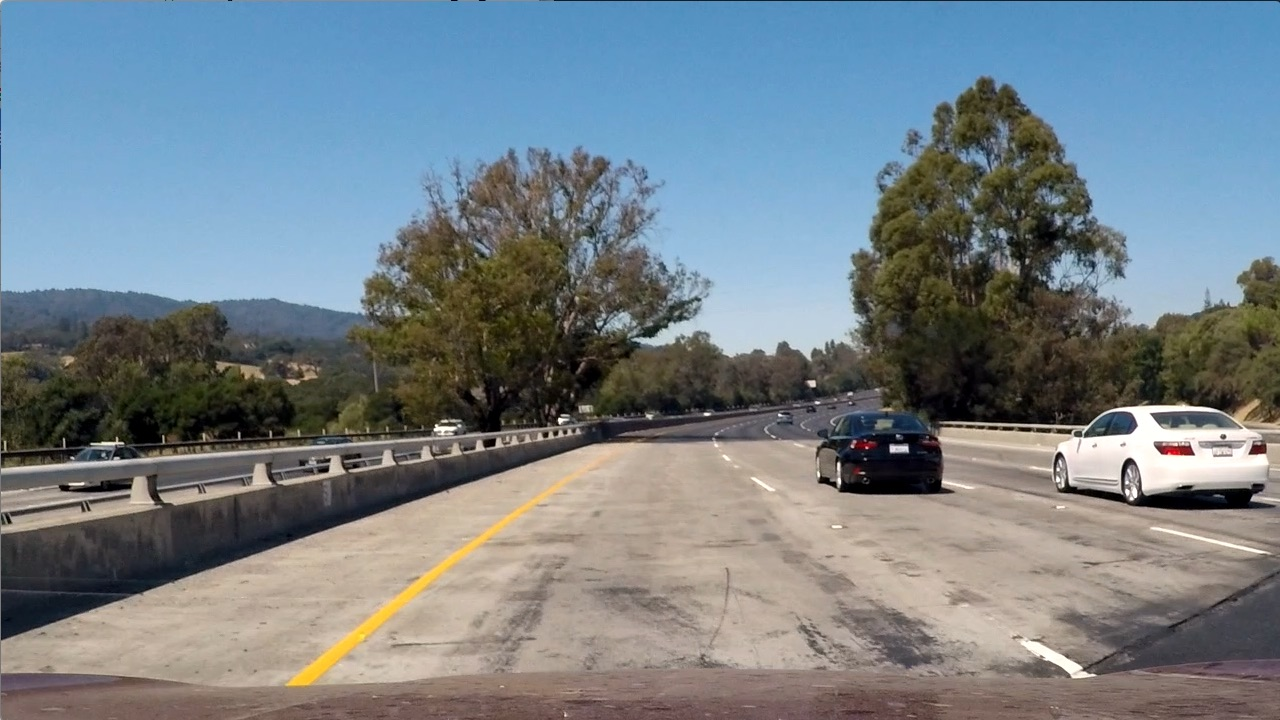
#> input picture P5_svm_hog/Data/test_images/test1.jpg, 1280 x 720 px, given in place of solidWhiteRight.jpg, which was not available
$ jupyter execute P1.ipynb   (shell and % lines are left out)   (text cells are left out)
#> lines starting #> are read from the running program, lines starting #| are printed output that depends on the picture; after the words box and inside, x2 and y2 are one past the last pixel; in counts of white or black regions, pixels touching at a corner belong together; pictures that were not available may be replaced by others from this repository, and a replacement may not be noted
#> further down, test_image is the input picture: shape (720, 1280, 3); mean R, G, B 117.5, 128.7, 135.5
#| This image is: <class 'numpy.ndarray'> with dimensions: (720, 1280, 3)
[cell 1]
#importing some useful packages
import matplotlib.pyplot as plt
import matplotlib.image as mpimg
import numpy as np
import cv2
import math
# Import everything needed to edit/save/watch video clips
from moviepy.editor import VideoFileClip
from IPython.display import HTML

[cell 2]
def region_of_interest(img, vertices):
    """
    Applies an image mask.

    Only keeps the region of the image defined by the polygon
    formed from `vertices`. The rest of the image is set to black.

    Attention: vertices in form (col, row)  (x,y)
    """
    #defining a blank mask to start with
    mask = np.zeros_like(img)

    #defining a 3 channel or 1 channel color to fill the mask with depending on the input image
    if len(img.shape) > 2:
        channel_count = img.shape[2]  # i.e. 3 or 4 depending on your image
        ignore_mask_color = (255,) * channel_count
    else:
        ignore_mask_color = 255

    #filling pixels inside the polygon defined by "vertices" with the fill color
    cv2.fillPoly(mask, vertices, ignore_mask_color)

    #returning the image only where mask pixels are nonzero
    masked_image = cv2.bitwise_and(img, mask)
    return masked_image


def draw_lines(img, lines, color=[255, 0, 0], thickness=2):
    """
    NOTE: this is the function you might want to use as a starting point once you want to
    average/extrapolate the line segments you detect to map out the full
    extent of the lane (going from the result shown in raw-lines-example.mp4
    to that shown in P1_example.mp4).

    Think about things like separating line segments by their
    slope ((y2-y1)/(x2-x1)) to decide which segments are part of the left
    line vs. the right line.  Then, you can average the position of each of
    the lines and extrapolate to the top and bottom of the lane.

    This function draws `lines` with `color` and `thickness`.
    Lines are drawn on the image inplace (mutates the image).
    If you want to make the lines semi-transparent, think about combining
    this function with the weighted_img() function below
    """
    for line in lines:
        x1,y1,x2,y2 = line
        #print(x1,y1,x2,y2)

        # cv2.line(img, (x1, y1), (x2, y2), color, thickness)
        if x1 >= 0 and y1 >= 0 and x2 >= 0 and y2 >= 0:
            cv2.line(img, (x1, y1), (x2, y2), color, thickness)


# [11 lines left out: function hough_lines, not called in this run]

[cell 3]
#RGB to grayscale, apply Gaussian smoothing to remove noise
#and easier to find edge: ouput img_blur
def gray_blur(input_image):
    # step 1. RGB to grayscale
    img_gray = cv2.cvtColor(input_image, cv2.COLOR_RGB2GRAY)
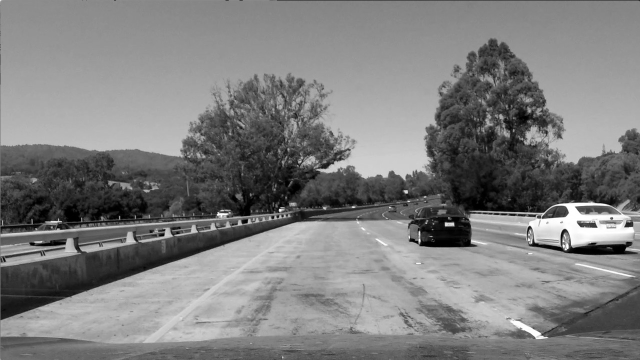
#> img_gray: shape (720, 1280) (shown at 1/2 size); min 0, max 255, mean 126.1
    print("img_gray")
    plt.imshow(img_gray, cmap="gray")
#> (this line was passed over: IPython is not available in this run)
    plt.savefig('result_images/gray_scale.jpg')
#> (this line was passed over: IPython is not available in this run)
    plt.show()

    # step 1. Gaussian smoothing
    # Define a kernel size and apply Gaussian smoothing
    kernel_size = 5
    # standard deviation = 0 for Gaussian blur
    img_blur = cv2.GaussianBlur(img_gray,(kernel_size, kernel_size),0)
    return img_blur

# use canny edge detector to get edges, then use mask to keep only region of interest
def canny_region(img_blur):
    # step 2. Canny edge detector
    # Define our parameters for Canny and apply
    low_threshold_canny = 50
    high_threshold_canny = 150
    img_edges = cv2.Canny(img_blur, low_threshold_canny, high_threshold_canny)
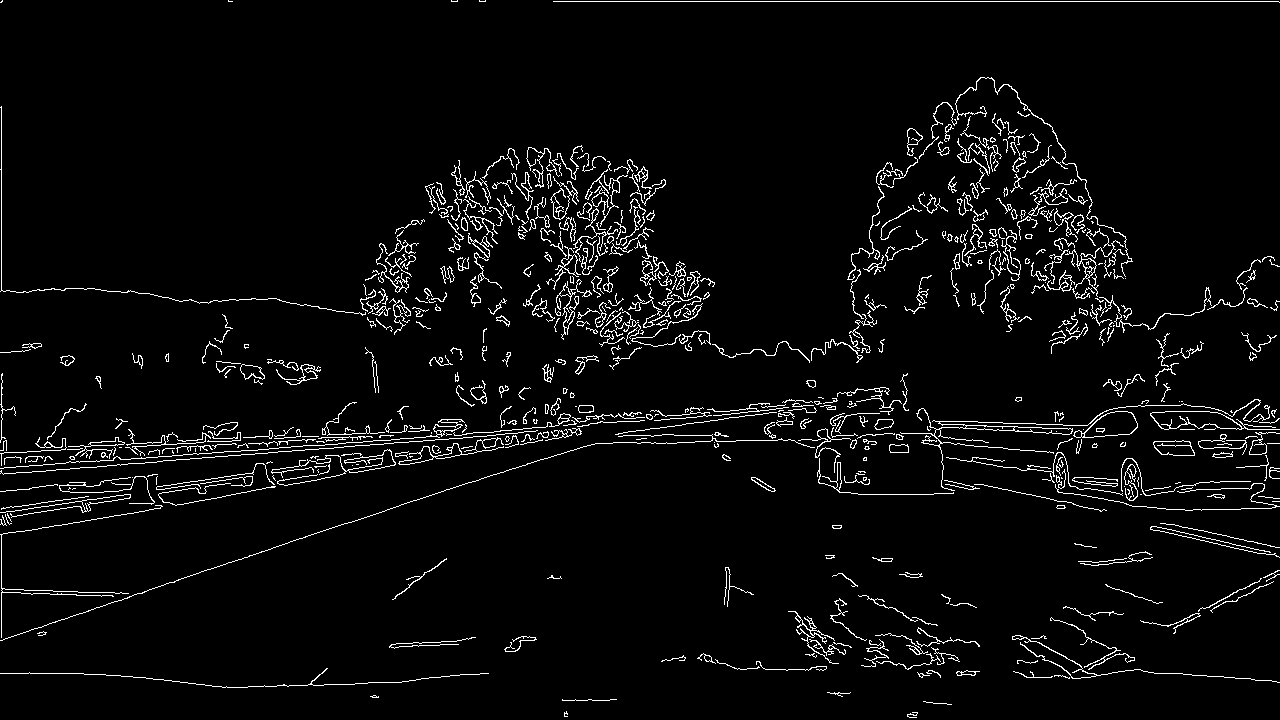
#> img_edges: shape (720, 1280); 4.1% white in thin lines or dots
    print("img_edges")
    plt.imshow(img_edges, cmap="gray")
#> (this line was passed over: IPython is not available in this run)
    plt.savefig('result_images/canny_edge.jpg')
#> (this line was passed over: IPython is not available in this run)
    plt.show()

    # step 3. mask by region
    # Define a four sided polygon to mask
    imshape = img_blur.shape
    # Attention: vertices in form (col, row)  (x,y)
    vertices = np.array([[(0,imshape[0]),(450, 315), (480, 315), (imshape[1],imshape[0])]], dtype=np.int32)

    img_edges_masked = region_of_interest(img_edges, vertices)
#> in region_of_interest, `cv2.fillPoly(mask, vertices, ignore_mask_color)`:
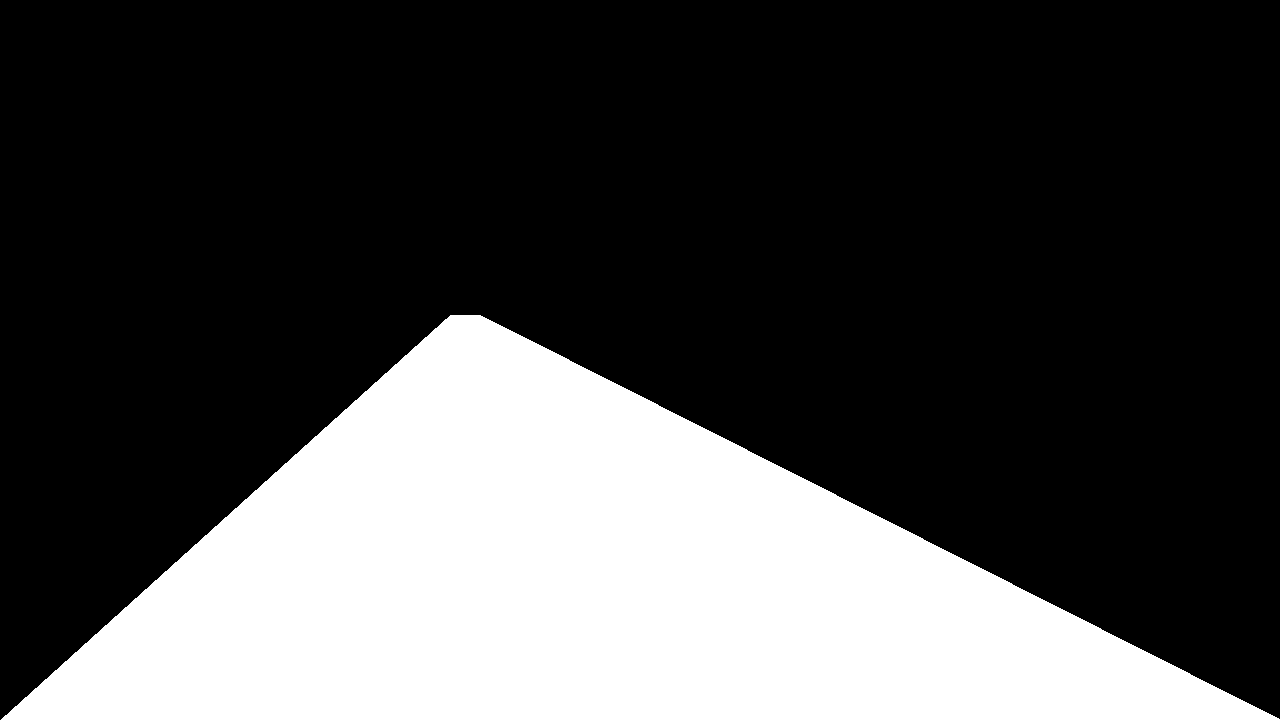
#> mask: shape (720, 1280); 28.8% white; 1 white region, box (x1, y1, x2, y2) and area: (1, 315, 1280, 720) 265495
#> in region_of_interest, `masked_image = cv2.bitwise_and(img, mask)`:
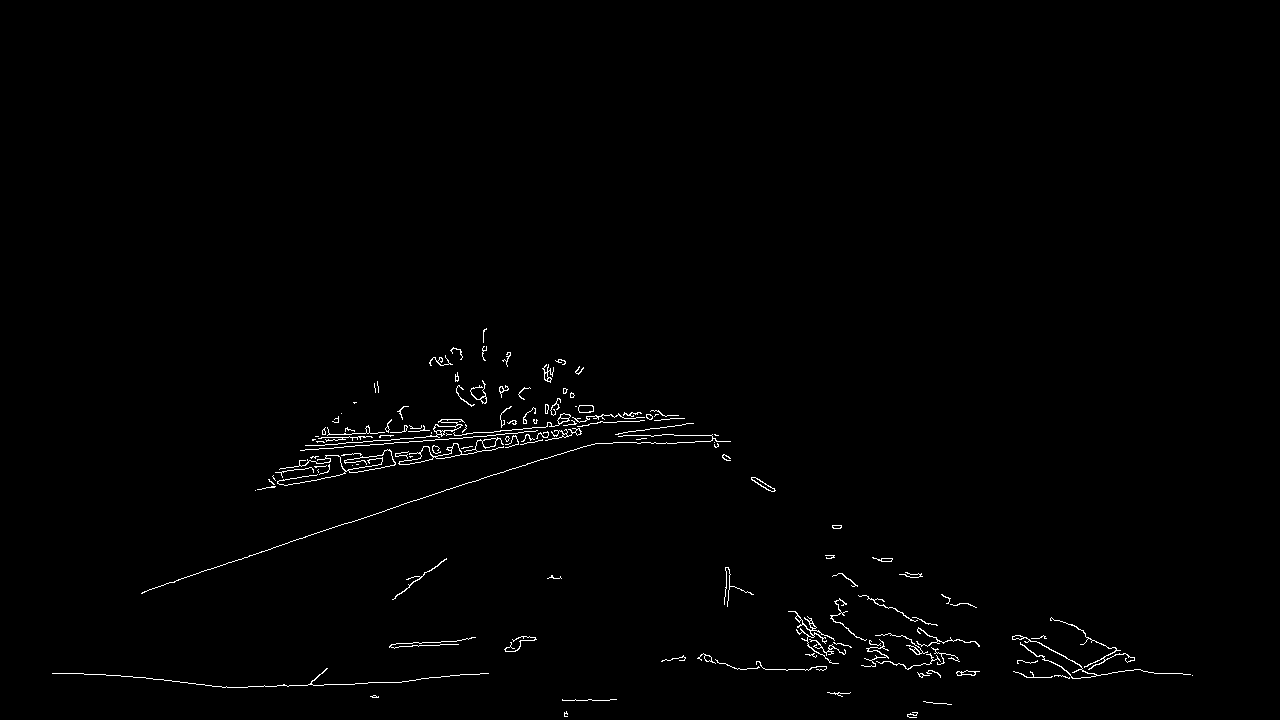
#> masked_image: shape (720, 1280); 0.87% white in thin lines or dots, all inside (x1, y1, x2, y2) = (52, 328, 1193, 718)
    #print("img_edges_masked")
    #plt.imshow(img_edges_masked)
    #plt.show()
    return img_edges_masked

def hough_two_lines(original_image, img_edges_masked):
    # step 4. Hough transform to detect lines in an image,
    # input : img_edges_masked,
    # output: img_lines
    # Define the Hough transform parameters
    # Make a blank the same size as our image to draw on
    rho = 2 # distance resolution in pixels of the Hough grid
    theta = np.pi/180 # one degree , angular resolution in radians of the Hough grid
    # intuitively, threshold is minimum number of points for a line to be considered as line
    # thus, min_line_len should larger than threshold
    # max_line_gap should larger than min_line_len
    # since pixels on line has distance within max_line_gap, the distance is larger than line length
    # at least 15 points in image space need to be associated with each line segment
    threshold = 50     # minimum number of votes (intersections in Hough grid cell)
    min_line_len = 100 #minimum number of pixels making up a line
    max_line_gap = 100    # maximum gap in pixels between connectable line segments
    #img_lines = hough_lines(img_edges_masked, rho, theta, threshold, min_line_len, max_line_gap)

    lines = cv2.HoughLinesP(img_edges_masked, rho, theta, threshold, np.array([]), minLineLength=min_line_len, maxLineGap=max_line_gap)
#> lines = 93 rows, first 6: [228, 562, 678, 415], [222, 687, 415, 680], [327, 435, 718, 435], [316, 441, 537, 441], [921, 677, 1090, 677], [238, 687, 401, 682]


    #line_img = np.zeros((original_image.shape[0], original_image.shape[1], 3), dtype=np.uint8)
    # modified this to use the new helper function I implemented
    #draw_lines(line_img, lines)
    twoLines = two_lanes(lines, img_edges_masked.shape)
    #print ("two lines",twoLines)
    # draw lines on a blank image, then combine that image with lines with original image
    img_lines = draw_two_lines(original_image, twoLines)

    print("img_two_lines")
    plt.imshow(img_lines)
    plt.savefig('result_images/hough_lines.jpg')
    plt.show()
    return img_lines

# extrapolate / average lines from Hogh Transform into only left and right lines
def two_lanes(lines, image_shape):
    # number set by printing out slope and biases
#> called with lines = array of shape (93, 1, 4), image_shape = (720, 1280)
    min_m = 0.5
    max_m = 0.8
    # slope and bias for left lane
    m_left = np.array([])
    b_left = np.array([])

    m_right= np.array([])
    b_right = np.array([])

    y_min = image_shape[0]
    # calculate slope and bias for every line


    # squeeze:  removes one-dimensional entry from the shape of the given array
    #lines.shape                 (16,1,4)
    # np.squeeze(lines).shape    (16,4)
    lines = np.squeeze(lines)
    #print("lines.shape",lines.shape)
    # line :  (x1, y1, x2, y2) end points
    for line in lines:
        y_min = min(line[1], min(line[3], y_min))
        #np.polyfit((x1,x2),(y1,y2))
        fit = np.polyfit((line[0],line[2]), (line[1],line[3]),1)
        m = fit[0]
        b = fit[1]
        # remove extreme values
        if (np.absolute(m)>min_m or np.absolute(m)<max_m):
            # left lane
            if (m>0):
                m_left = np.append(m_left, m)
                b_left = np.append(b_left, b)
            # right lane
            else:
                m_right = np.append(m_right, m)
                b_right = np.append(b_right, b)
#> this loop made 93 passes
#> (line, y_min, m, b, m_right, b_right) on passes 1, 2, 6, 7: ([228, 562, 678, 415], 415, -0.327, 636.5, [-0.327], [636.5]), ([222, 687, 415, 680], 415, -0.0363, 695.1, [-0.327, -0.0363], [636.5, 695.1]), ([238, 687, 401, 682], 415, -0.0307, 694.3, [-0.327, -0.0363, -0.0307], [636.5, 695.1, 694.3]), ([281, 473, 661, 413], 413, -0.158, 517.4, [-0.327, -0.0363, -0.0307, -0.158], [636.5, 695.1, 694.3, 517.4])
#> after the loop, b_left = 35 values, max 677 at index 2, min -108 at index 25, mean 291.7; b_right = 58 values, max 746 at index 55, min 443 at index 33, mean 607.3; m_left = 35 values, max 0.87 at index 25, min 2.72e-17 at index 0, mean 0.341; m_right = 58 values, max -9.15e-17 at index 34, min -0.425 at index 38, mean -0.0947


    mean_m_left = np.mean(m_left)
#> mean_m_left = 0.341
    mean_m_right = np.mean(m_right)
#> mean_m_right = -0.0947
    mean_b_left = np.mean(b_left)
#> mean_b_left = 291.7
    mean_b_right = np.mean(b_right)
#> mean_b_right = 607.3

    # y_min need is at most the y coordinate of crossing point of two lines
    # compute intersection
    # m1 * x1 + b1 = y1
    # m2 * x2 + b2 = y2
    # x1=x2=x_inter,  y1=y2=y_inter
    # (m2*x2 - m1*x1) + (b2- b1) = 0
    # (m2*x2 - m1*x1) - (b1- b2) = 0
    # (m2 - m1) * x_inter + (b2 - b1) = y_inter
    # x_inter =  (b2 - b1)/(m2 - m1)
    # y_inter = m1 * x_inter + b1

    x_inter =  (mean_b_right - mean_b_left)/(mean_m_left - mean_m_right)
#> x_inter = 724.1
    y_inter = mean_m_right * x_inter + mean_b_right
#> y_inter = 538.8
    # choose the one closer the the driver as the y_min
    # max() since y axis value is larger at driver side than horizon side
    if (y_min < y_inter):
        # this line will be treated as invalid , and won't be drawn in draw_lines() function
        y_min = -1

    #print("mean",mean_m_left,mean_m_right,mean_b_left,mean_b_right)
    # 0.6  -0.6  5.1  600.2
    # compute end points for left and right lines
    y_left_close = image_shape[0]
    y_right_close = image_shape[0]

    # the end of line close to driver
    x_left_close = (y_left_close - mean_b_left) / mean_m_left
#> x_left_close = 1255.2
    x_right_close = (y_right_close - mean_b_right) / mean_m_right
#> x_right_close = -1189.8
    # the end of line far away from driver, horizon direction
    # y_left_far == y_right_far == y_min
    x_left_far = (y_min - mean_b_left) / mean_m_left
#> x_left_far = -857.9
    x_right_far = (y_min - mean_b_right) / mean_m_right
#> x_right_far = 6424.7
    lineLeft= [x_left_close, y_left_close, x_left_far, y_min]
#> lineLeft = [1255.2, 720, -857.9, -1]
    lineRight= [x_right_close, y_right_close, x_right_far, y_min]
#> lineRight = [-1189.8, 720, 6424.7, -1]
    twoLines = np.array([lineLeft, lineRight]).astype(int)
#> twoLines = [[1255, 720, -857, -1], [-1189, 720, 6424, -1]]

    return twoLines

def draw_two_lines(original_image, twoLines):
    blank_edge = np.zeros(original_image.shape, dtype=np.uint8)
    draw_lines(blank_edge, twoLines, color=[255, 0, 0], thickness=10)
    #blank_edge = np.dstack((blank, blank, blank))
    combo = cv2.addWeighted(blank_edge, 0.8, original_image, 1, 0)
    return combo

[cell 4]
import os
os.listdir("test_images/")

[cell 5]
# My pipeline that will draw lane lines on the test_images
# then save them to the test_images_output directory.

# draw red lane lines on the original test_images
def lane_lines_pipeline(input_image):

    img_blur = gray_blur(input_image)

    img_edges_masked = canny_region(img_blur)

    img_combo = hough_two_lines(input_image, img_edges_masked)
#> the loop in draw_lines, `for line in lines:` made 2 passes

    return img_combo

[cell 6]
## Test on images
#reading in an image
test_image = mpimg.imread('test_images/solidWhiteRight.jpg')

#printing out some stats and plotting
print('This image is:', type(test_image), 'with dimensions:', test_image.shape)
plt.imshow(test_image)

result = lane_lines_pipeline(test_image)
